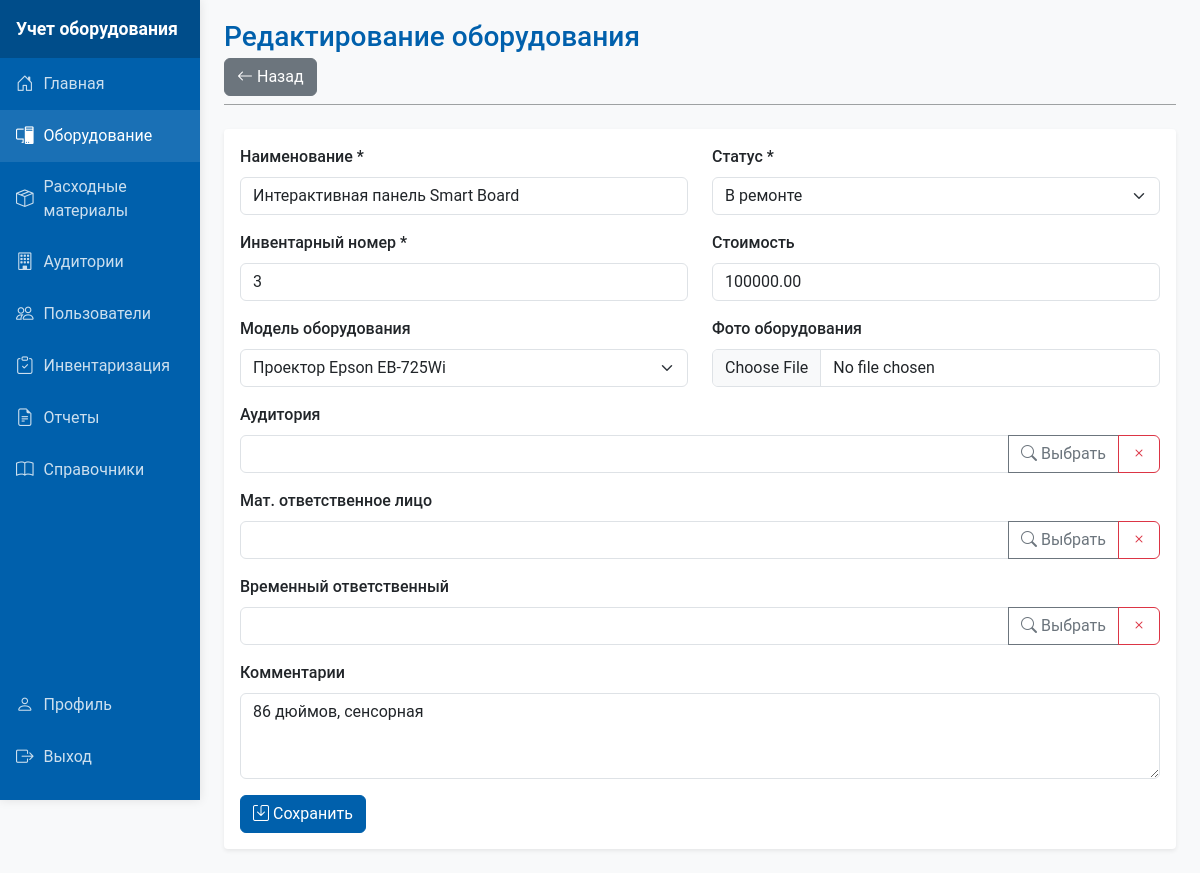
/templates/equipment/edit.php?id=3 (signed in), run on the app's committed database.
### tables this page shows
CREATE TABLE `equipment` (
  `id` int NOT NULL,
  `name` varchar(100) NOT NULL,
  `photo_path` longblob,
  `inventory_number` int NOT NULL,
  `current_classroom_id` int DEFAULT NULL,
  `responsible_user_id` int DEFAULT NULL,
  `temp_responsible_user_id` int DEFAULT NULL,
  `cost` decimal(10,2) DEFAULT NULL,
  `direction_id` int DEFAULT NULL,
  `status_id` int DEFAULT NULL,
  `model_id` int DEFAULT NULL,
  `comments` text,
  `created_at` timestamp NULL DEFAULT CURRENT_TIMESTAMP,
  `updated_at` timestamp NULL DEFAULT CURRENT_TIMESTAMP ON UPDATE CURRENT_TIMESTAMP
);

### models/Equipment.php (called while the page is built, shortened)
<?php
class Equipment {
    private $conn;
    private $table = 'equipment';
    public function __construct($db) {
        $this->conn = $db;
    }
public function getAll($search = '', $status_id = null, $classroom_id = null) {
    $query = "SELECT
                e.*,
                c.name as classroom_name,
                u.last_name as responsible_last_name,
                u.first_name as responsible_first_name,
                d.name as direction_name,
                e.cost as cost_name,
                s.name as status_name,
                m.name as model_name
              FROM {$this->table} e
              LEFT JOIN classrooms c ON e.current_classroom_id = c.id
              LEFT JOIN users u ON e.responsible_user_id = u.id
              LEFT JOIN reference_items d ON e.direction_id = d.id AND d.type = 'direction'
              LEFT JOIN reference_items s ON e.status_id = s.id AND s.type = 'status'
              LEFT JOIN equipment_models m ON e.model_id = m.id
              WHERE 1=1";
    $params = [];
    $query .= " ORDER BY e.name";
    try {
        $stmt = $this->conn->prepare($query);
        $stmt->execute();
        return $stmt;
    } catch (PDOException $e) {
        error_log("PDO Error in Equipment::getAll(): " . $e->getMessage());
        error_log("Query: " . $query);
        error_log("Params: " . print_r($params, true));
        throw new Exception("Database error occurred");
    }
}
    public function getById($id) {
        $query = "SELECT
                    e.*,
                    c.name as classroom_name,
                    u.last_name as responsible_last_name,
                    u.first_name as responsible_first_name,
                    d.name as direction_name,
                    s.name as status_name,
                    e.cost as cost_name,
                    m.name as model_name
                  FROM {$this->table} e
                  LEFT JOIN classrooms c ON e.current_classroom_id = c.id
                  LEFT JOIN users u ON e.responsible_user_id = u.id
                  LEFT JOIN reference_items d ON e.direction_id = d.id AND d.type = 'direction'
                  LEFT JOIN reference_items s ON e.status_id = s.id AND s.type = 'status'
                  LEFT JOIN equipment_models m ON e.model_id = m.id
                  WHERE e.id = ? LIMIT 1";
        $stmt = $this->conn->prepare($query);
        if (!$stmt->execute([$id])) {
            error_log("Ошибка выполнения запроса: " . implode(", ", $stmt->errorInfo()));
            return null;
        }
        $data = $stmt->fetch(PDO::FETCH_ASSOC);
        return $data;
    }
}

### models/ReferenceItem.php (called while the page is built, shortened)
<?php
class ReferenceItem {
    private $conn;
    private $table = 'reference_items';
    public function __construct($db) {
        $this->conn = $db;
    }
    public function getByType($type) {
        $query = "SELECT * FROM {$this->table} WHERE type = :type ORDER BY name";
        $stmt = $this->conn->prepare($query);
        $stmt->bindParam(':type', $type);
        try {
            $stmt->execute();
            return $stmt;
        } catch (PDOException $e) {
            error_log("Error getting items by type: " . $e->getMessage());
            return false;
        }
    }
}
?>

### templates/equipment/edit.php (the view, shortened to what this page needs)
<?php
require_once '../../includes/header.php';
$id = $_GET['id'] ?? 0;
require_once '../../models/Equipment.php';
require_once '../../models/ReferenceItem.php';
$db = (new Database())->connect();
$equipment = new Equipment($db);
$item = $equipment->getById($id);
$statuses = (new ReferenceItem($db))->getByType('status');
$models = (new Equipment($db))->getAll();
$responsible_name = '';
$temp_responsible_name = '';
$classroom_name = $item['classroom_name'] ?? '';
$page_title = "Редактирование оборудования";
?>
<div class="content-header">
    <h1 class="content-title"><?= $page_title ?></h1>
    <a href="index.php" class="btn btn-secondary"><i class="bi bi-arrow-left"></i> Назад</a>
</div>
<div class="card">
    <div class="card-body">
        <form action="edit_handler.php" method="POST" enctype="multipart/form-data">
            <div class="row">
                <div class="col-md-6">
                    <div class="mb-3">
                        <label for="name" class="form-label">Наименование *</label>
                        <input type="text" class="form-control" id="name" name="name"
                               value="<?= htmlspecialchars($item['name']) ?>" required>
                    </div>
                    <div class="mb-3">
                        <label for="inventory_number" class="form-label">Инвентарный номер *</label>
                        <input type="text" class="form-control" id="inventory_number" name="inventory_number"
                               value="<?= htmlspecialchars($item['inventory_number']) ?>" required>
                    </div>
                    <div class="mb-3">
                        <label for="model_id" class="form-label">Модель оборудования</label>
                        <select class="form-select" id="model_id" name="model_id">
                            <?php
                            $models->execute();
                            while($model = $models->fetch(PDO::FETCH_ASSOC)):
                                $selected = $model['id'] == $item['model_id'] ? 'selected' : '';
                            ?>
                                <option value="<?= $model['id'] ?>" <?= $selected ?>>
                                    <?= htmlspecialchars($model['name']) ?>
                                </option>
                            <?php endwhile; ?>
                        </select>
                    </div>
                </div>
                <div class="col-md-6">
                    <div class="mb-3">
                        <label for="status_id" class="form-label">Статус *</label>
                        <select class="form-select" id="status_id" name="status_id" required>
                            <?php
                            $statuses->execute();
                            while($status = $statuses->fetch(PDO::FETCH_ASSOC)):
                                $selected = $status['id'] == $item['status_id'] ? 'selected' : '';
                            ?>
                                <option value="<?= $status['id'] ?>" <?= $selected ?>>
                                    <?= htmlspecialchars($status['name']) ?>
                                </option>
                            <?php endwhile; ?>
                        </select>
                    </div>
                    <div class="mb-3">
                        <label for="cost" class="form-label">Стоимость</label>
                        <input type="number" step="0.01" class="form-control" id="cost" name="cost"
                               value="<?= htmlspecialchars($item['cost'] ?? '') ?>">
                    </div>
                    <div class="mb-3">
                        <label for="photo" class="form-label">Фото оборудования</label>
                        <input type="file" class="form-control" id="photo" name="photo" accept="image/*">
                    </div>
                </div>
            </div>
            <div class="mb-3">
                <label class="form-label">Аудитория</label>
                <div class="input-group">
                    <input type="text" class="form-control" id="classroomDisplay"
                           value="<?= htmlspecialchars($classroom_name) ?>" readonly>
                    <button type="button" class="btn btn-outline-secondary" data-bs-toggle="modal"
                            data-bs-target="#classroomModal">
                        <i class="bi bi-search"></i> Выбрать
                    </button>
                    <button type="button" class="btn btn-outline-danger" onclick="clearSelection('classroom')">
                        <i class="bi bi-x"></i>
                    </button>
                </div>
            </div>
            <div class="mb-3">
                <label class="form-label">Мат. ответственное лицо</label>
                <div class="input-group">
                    <input type="text" class="form-control" id="responsibleDisplay"
                           value="<?= htmlspecialchars($responsible_name) ?>" readonly>
                    <button type="button" class="btn btn-outline-secondary" data-bs-toggle="modal"
                            data-bs-target="#userModal" data-user-type="responsible">
                        <i class="bi bi-search"></i> Выбрать
                    </button>
                    <button type="button" class="btn btn-outline-danger" onclick="clearSelection('responsible')">
                        <i class="bi bi-x"></i>
                    </button>
                </div>
            </div>
            <div class="mb-3">
                <label class="form-label">Временный ответственный</label>
                <div class="input-group">
                    <input type="text" class="form-control" id="tempResponsibleDisplay"
                           value="<?= htmlspecialchars($temp_responsible_name) ?>" readonly>
                    <button type="button" class="btn btn-outline-secondary" data-bs-toggle="modal"
                            data-bs-target="#userModal" data-user-type="tempResponsible">
                        <i class="bi bi-search"></i> Выбрать
                    </button>
                    <button type="button" class="btn btn-outline-danger" onclick="clearSelection('tempResponsible')">
                        <i class="bi bi-x"></i>
                    </button>
                </div>
            </div>
            <div class="mb-3">
                <label for="comments" class="form-label">Комментарии</label>
                <textarea class="form-control" id="comments" name="comments" rows="3"><?=
                    htmlspecialchars($item['comments'] ?? '') ?></textarea>
            </div>
            <button type="submit" class="btn btn-primary"><i class="bi bi-save"></i> Сохранить</button>
        </form>
    </div>
</div>
<?php require_once '../../includes/footer.php'; ?>

### assets/css/style.css (style rules this page uses)
:root { --primary: #0060AC; --secondary: #E41613; --light-gray: #9EA1A2; --dark-gray: #666; --light: #f8f9fa; --white: #fff; }
body { font-family: 'Roboto', Arial, sans-serif; background-color: var(--light); }
.content-header { margin-bottom: 1.5rem; border-bottom: 1px solid var(--light-gray); padding-bottom: 0.5rem; }
.content-title { font-size: 1.75rem; margin-bottom: 0.25rem; font-weight: 500; color: var(--primary); }
.card { box-shadow: 0 0.125rem 0.25rem rgba(0, 0, 0, 0.075); border-radius: 0.25rem; margin-bottom: 1.5rem; border: none; }
.form-label { font-weight: 500; }
.btn-primary { background-color: var(--primary); border-color: var(--primary); }

### data on the page
equipment: name "Интерактивная панель Smart Board", inventory_number "3", cost "100000.00", comments "86 дюймов, сенсорная"

### other printed values
$page_title "Редактирование оборудования"
form field model_id "Проектор Epson EB-725Wi"
form field status_id "В ремонте"
